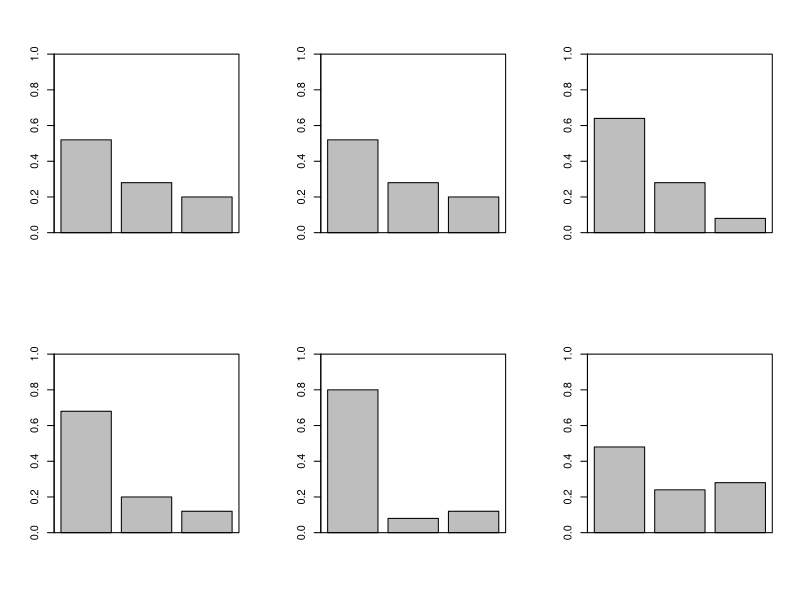

Write the R code that produced this figure.
#-------------------------------------------------------
# MDS - Fundamentos
# Distribuciones multivariantes
# Practica 3
#-------------------------------------------------------

#En una junta de accionistas, el 55 por ciento de los delegados llega en avion, el 25 porciento en tren
#y el resto en coche. Se selecciona una muestra de 8 delegados.

#(i)Probabilidad que 5 hayan llegado en avion, 2 en tren y 1 en coche
#(ii) Probabilidad de que todos hayan llegado en avion
#(iii)Probablidad que 4 lleguen en avion y 4 en tren
#(iv)  Simular lo que ocurre en 6 juntas de accionistas suponiendo que a cada junta acuden 25 delegados.


#(i) Probabilidades multinomiales

pa <- c(0.55, 0.25, 0.2)

# Prob(5,2,1)

dmultinom(x=c(5,2,1), prob =pa)         #son pequenas xq son probabilidades aisladas

#(ii) Prob(8,0,0)

dmultinom(x=c(8,0,0), prob = pa)

#(iii) Prob(4,4,0)

dmultinom(x=c(4,4,0), prob = pa)


# Simulacion de muestras multinomiales

#aqui hay dos restricciones

n_de_juntas <- 6 # numero de muestras multinomiales. Esto es el numero de vectores que se van a generar
tamano <- 25 # numero de delegados. Este es el total que se debe distribuir entre los 6

set.seed(2020) # para obtener el mismo resultado

junta <- rmultinom(n=n_de_juntas, size=tamano, prob=pa)
junta    #aqui aparecen las 6 muestras y la suma da 25

todas <- data.frame(junta)/tamano
todas   #aqui lo unimos para ver la representacion grafica

par(mfrow=c(2,3))  #dividimos la pantalla en un 2 x 3

for(i in 1:6) {
  barplot(todas[,i],ylim=c(0,1))   #hacemos graficos de barras
  box(lwd=1) 
}


#la principal aplicacion de la multinomial es cuando estamos trabajando con modelos y queremos revisar mas de dos posibilidades
